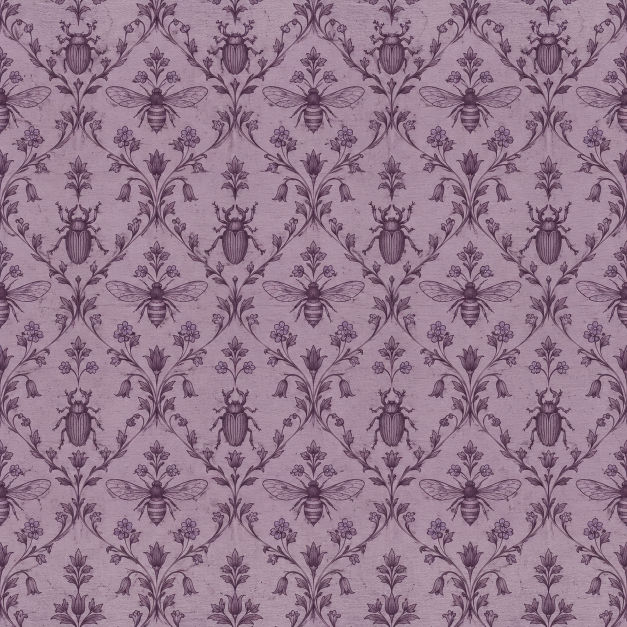
#> input picture artwork/first_escape_wallpaper_master.png, 1254 x 1254 px (shown at 1/2 size)
$ python export_first_escape_assets.py
#> lines starting #> are read from the running program, lines starting #| are printed output that depends on the picture
"""Native item geometry and a single runtime wallpaper export from its preserved master."""
from pathlib import Path
import json, shutil
from PIL import Image
ROOT=Path(__file__).resolve().parents[1];ASSETS=ROOT/'src/main/resources/assets/coraline'
source=Path(r'C:/Users/User1/.codex/generated_images/01a0e5a1-6507-7363-8a26-a56f9f230b40/exec-e1d4014a-7e07-4521-a91c-3a0484ba9f89.png')
master=ROOT/'artwork/first_escape_wallpaper_master.png'
if not master.exists():shutil.copyfile(source,master)
with Image.open(master) as im:im.convert('RGB').resize((512,512),Image.Resampling.LANCZOS).save(ASSETS/'textures/block/insect_parlor_wallpaper.png',optimize=True)
#> im is the input picture: PIL image 1254x1254 RGB; mean R, G, B 148, 120.7, 140.6
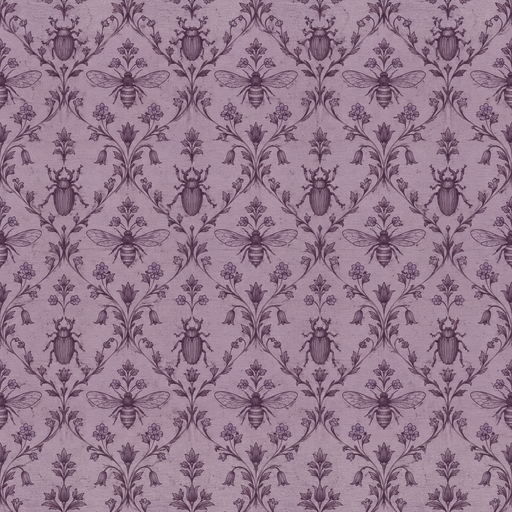
#> saved as insect_parlor_wallpaper.png: PIL image 512x512 RGB; mean R, G, B 148, 120.7, 140.6
def element(lo,hi,texture):return {'from':lo,'to':hi,'faces':{face:{'texture':'#'+texture} for face in ('north','south','east','west','up','down')}}
for name,parts,textures in [
 ('story_cane',[element([7,1,7],[8.1,13,8.1],'wood'),element([7,12,7],[8.3,14,8.3],'wood'),element([7,13.5,7],[11,15,8.3],'wood'),element([10,12,7],[11.5,14.5,8.3],'wood'),element([7,.5,7],[8.1,1.5,8.1],'cap')],{'wood':'minecraft:block/dark_oak_planks','cap':'minecraft:block/black_concrete'}),
 ('story_shoe',[element([3,1,2],[11,2,15],'sole'),element([3.5,2,2.5],[10.5,4.5,12],'cloth'),element([4,3,9],[10,6.5,14],'cloth'),element([4.5,5.8,10],[9.5,6,13],'sole')]+[element([5,4.6,5+i],[9,4.9,5.4+i],'lace') for i in range(4)],{'cloth':'minecraft:block/black_wool','sole':'minecraft:block/black_concrete','lace':'minecraft:block/gray_wool'})]:
    model={'textures':textures,'elements':parts,'display':{'gui':{'rotation':[25,-35,0],'scale':[.8,.8,.8]},'firstperson_righthand':{'rotation':[0,-75,10],'translation':[0,2,0],'scale':[.7,.7,.7]},'thirdperson_righthand':{'rotation':[0,0,0],'translation':[0,2,0],'scale':[.6,.6,.6]}}}
    (ASSETS/'models/item'/(name+'.json')).write_text(json.dumps(model,indent=2)+'\n')
print('Preserved wallpaper master; exported 512px texture and two native item models.')
